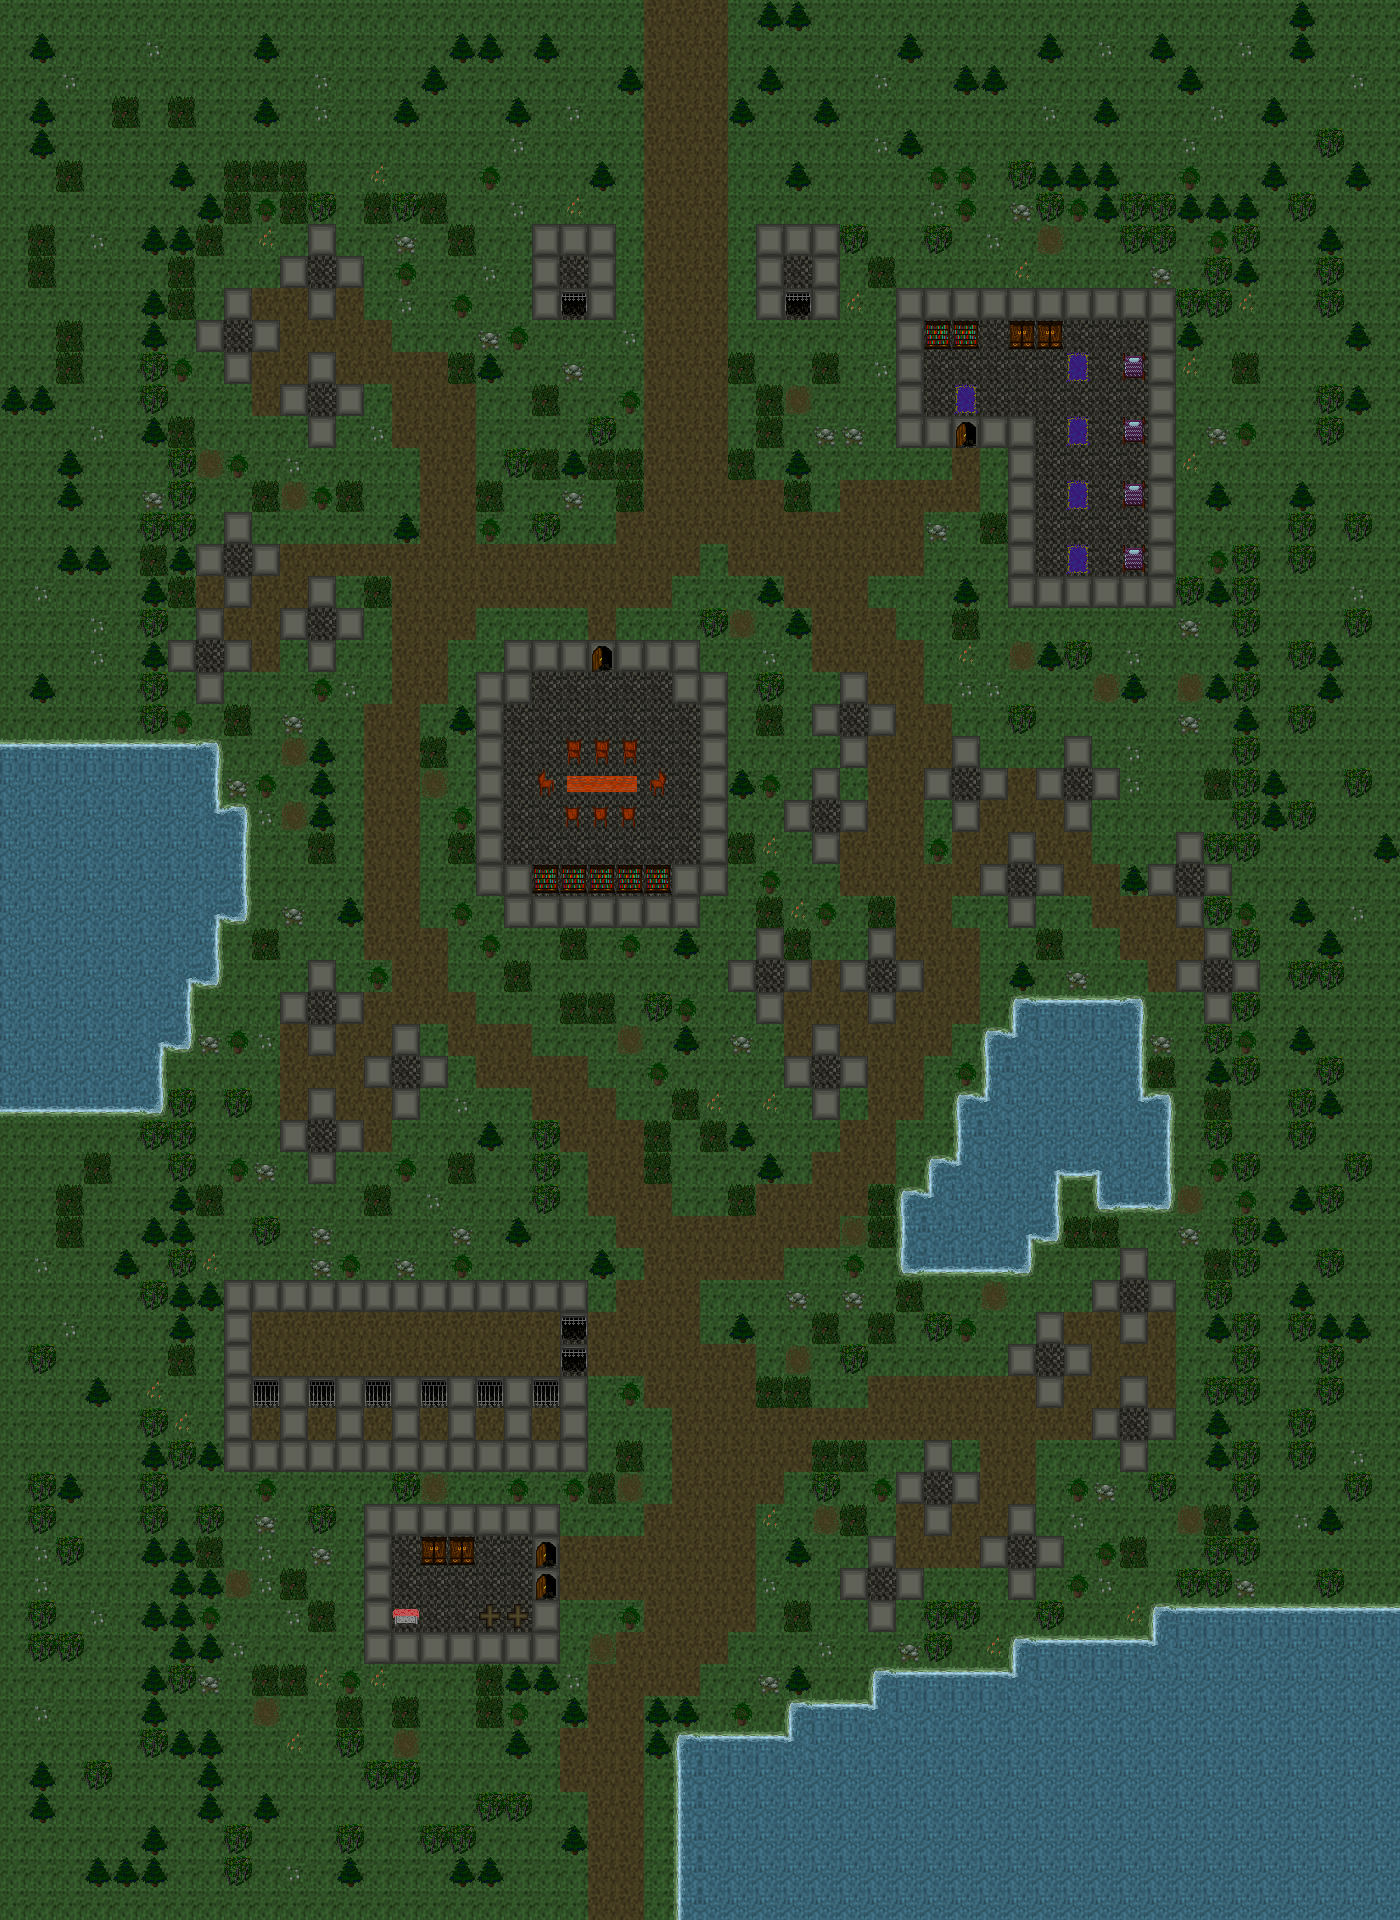

This is a level from a 2D game, rendered from its Tiled map with the project's own tilesets. A one-line summary and the map file follow, with tile-layer data summarised:
An orthogonal 50x60 tile map with 28x32 px tiles, 2 tile layers (Tile Layer 1, npcs).

<map version="1.0" orientation="orthogonal" width="50" height="60" tilewidth="28" tileheight="32">
 <properties>
  <property name="Exit_East" value="none" />
  <property name="Exit_North" value="CarrionValleyWest,8,13,outdoors" />
  <property name="Exit_South" value="none" />
  <property name="Exit_West" value="none" />
  <property name="GlobalX" value="-1" />
  <property name="GlobalY" value="-1" />
  <property name="MapType" value="town" />
  <property name="Name" value="Carrion Dusk Camp" />
  <property name="StartX" value="24" />
  <property name="StartY" value="9" />
 </properties>
 <tileset firstgid="1" name="Terrain1" tilewidth="28" tileheight="32">
  <image source="../../display/images/Terrain1.png" width="308" height="352" />
 </tileset>
 <layer name="Tile Layer 1" width="50" height="60">
  <properties>
   <property name="ANODE,0,0" value="none,0,0" />
<property name="ChangeMap,0,0" value="0,0,0,0,none,none" />
   <property name="ZNODE,0,0" value="none,0,0" />
  </properties>
  <data>[3000 cells, 3000 non-empty, 41 distinct tile ids]</data>
 </layer>
 <layer name="npcs" width="50" height="60">
  <data>[3000 cells, 0 non-empty, 0 distinct tile ids]</data>
 </layer>
</map>